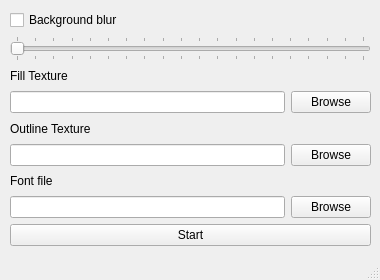
<?xml version="1.0" encoding="UTF-8"?>
<ui version="4.0">
 <class>MainWindow</class>
 <widget class="QMainWindow" name="MainWindow">
  <property name="enabled">
   <bool>true</bool>
  </property>
  <property name="geometry">
   <rect>
    <x>0</x>
    <y>0</y>
    <width>380</width>
    <height>280</height>
   </rect>
  </property>
  <property name="sizePolicy">
   <sizepolicy hsizetype="Fixed" vsizetype="Fixed">
    <horstretch>0</horstretch>
    <verstretch>0</verstretch>
   </sizepolicy>
  </property>
  <property name="windowTitle">
   <string>MainWindow</string>
  </property>
  <widget class="QWidget" name="centralwidget">
   <widget class="QWidget" name="verticalLayoutWidget">
    <property name="geometry">
     <rect>
      <x>10</x>
      <y>10</y>
      <width>361</width>
      <height>236</height>
     </rect>
    </property>
    <layout class="QVBoxLayout" name="verticalLayout" stretch="1,1,1,1,1,1,1,1,1">
     <item>
      <widget class="QCheckBox" name="Blur_checkBox">
       <property name="text">
        <string>Background blur</string>
       </property>
       <property name="iconSize">
        <size>
         <width>16</width>
         <height>16</height>
        </size>
       </property>
      </widget>
     </item>
     <item>
      <widget class="QSlider" name="Blur_Slider">
       <property name="enabled">
        <bool>false</bool>
       </property>
       <property name="minimum">
        <number>1</number>
       </property>
       <property name="maximum">
        <number>20</number>
       </property>
       <property name="orientation">
        <enum>Qt::Horizontal</enum>
       </property>
       <property name="tickPosition">
        <enum>QSlider::TicksBothSides</enum>
       </property>
       <property name="tickInterval">
        <number>1</number>
       </property>
      </widget>
     </item>
     <item>
      <widget class="QLabel" name="tex1_label">
       <property name="text">
        <string>Fill Texture</string>
       </property>
      </widget>
     </item>
     <item>
      <layout class="QHBoxLayout" name="horizontalLayout">
       <item>
        <widget class="QLineEdit" name="texture1_path"/>
       </item>
       <item>
        <widget class="QPushButton" name="texture1_browse">
         <property name="text">
          <string>Browse</string>
         </property>
        </widget>
       </item>
      </layout>
     </item>
     <item>
      <widget class="QLabel" name="tex2_label">
       <property name="text">
        <string>Outline Texture</string>
       </property>
      </widget>
     </item>
     <item>
      <layout class="QHBoxLayout" name="horizontalLayout_2">
       <item>
        <widget class="QLineEdit" name="texture2_path"/>
       </item>
       <item>
        <widget class="QPushButton" name="texture2_browse">
         <property name="text">
          <string>Browse</string>
         </property>
        </widget>
       </item>
      </layout>
     </item>
     <item>
      <widget class="QLabel" name="font_label">
       <property name="text">
        <string>Font file</string>
       </property>
      </widget>
     </item>
     <item>
      <layout class="QHBoxLayout" name="horizontalLayout_3">
       <item>
        <widget class="QLineEdit" name="font_path"/>
       </item>
       <item>
        <widget class="QPushButton" name="font_browse">
         <property name="text">
          <string>Browse</string>
         </property>
        </widget>
       </item>
      </layout>
     </item>
     <item>
      <widget class="QPushButton" name="start_button">
       <property name="text">
        <string>Start</string>
       </property>
      </widget>
     </item>
    </layout>
   </widget>
  </widget>
  <widget class="QMenuBar" name="menubar">
   <property name="geometry">
    <rect>
     <x>0</x>
     <y>0</y>
     <width>380</width>
     <height>21</height>
    </rect>
   </property>
  </widget>
  <widget class="QStatusBar" name="statusbar"/>
 </widget>
 <resources/>
 <connections/>
</ui>
